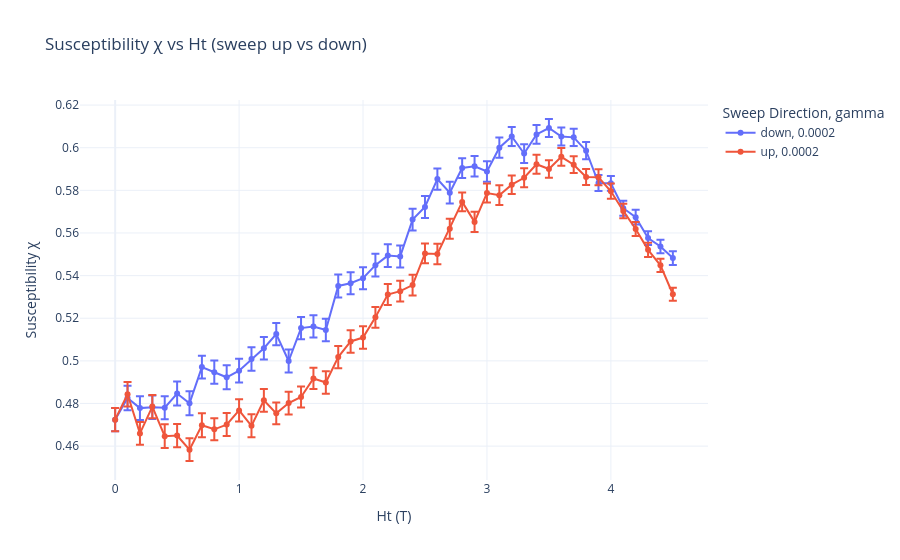

Source (notebook cell):
### Code cell
#Ref
import pandas as pd
import glob
import numpy as np
import plotly.express as px
path = '/Users/jiakai/Desktop/SURF/code/_spirit/'
n_cycles = 120


# Pattern to match all relevant CSV files
file_pattern = path + "Susceptibility_multi_gammas_10_*_per_gamma_20_anisotropy_0.7_gamma_0.0002_ref*.csv"

# List all matching files
csv_files = glob.glob(file_pattern)

# Print how many files were found
print(f"Found {len(csv_files)} files.")
repeats = len(csv_files)

for f in csv_files:
    print(f)

# Read and concatenate all files
df_all = pd.concat([pd.read_csv(f) for f in csv_files], ignore_index=True)

df_avg = (
        df_all.groupby(["gamma", "Ht", "direction"], as_index=False)
        .agg(
            chi_mean=("chi", "mean"),
            chi_std=("chi", lambda x: x.std(ddof=1) / np.sqrt(n_cycles*(repeats+1)))
        )
    )

fig_ref = px.line(
    df_avg,
    x="Ht",
    y="chi_mean",
    error_y="chi_std",
    color="direction",  # Different color for up/down
    line_dash="gamma",  # Optional: if you vary gamma too
    markers=True,
    labels={
        "Ht": "Ht (T)",
        "chi_mean": "Susceptibility χ",
        "direction": "Sweep Direction",
    },
    title="Susceptibility χ vs Ht (sweep up vs down)",
    template="plotly_white"
)

fig_ref.show()

### Figure 1 — Plotly figure (JSON) as saved in the notebook; plotly's stock layout.template omitted (floating-point values rounded to 4 significant figures)
{"data": [{"error_y": {"array": [0.005407, 0.005722, 0.005545, 0.005508, 0.005359, 0.005648, 0.005651, 0.005351, 0.005456, 0.005594, 0.005612, 0.005466, 0.005294, 0.005242, 0.005441, 0.005206, 0.005211, 0.005331, 0.005424, 0.005174, 0.005137, 0.005314, 0.005282, 0.005167, 0.005137, 0.005162, 0.004978, 0.005087, 0.004635, 0.004839, 0.004758, 0.004747, 0.004464, 0.004373, 0.004359, 0.004232, 0.004184, 0.004057, 0.004058, 0.00376, 0.003438, 0.003547, 0.003461, 0.003206, 0.003179, 0.003242]}, "hovertemplate": "Sweep Direction=down<br>gamma=0.0002<br>Ht (T)=%{x}<br>Susceptibility χ=%{y}<extra></extra>", "legendgroup": "down, 0.0002", "line": {"color": "#636efa", "dash": "solid"}, "marker": {"symbol": "circle"}, "mode": "lines+markers", "name": "down, 0.0002", "orientation": "v", "showlegend": true, "x": [0.0, 0.1, 0.2, 0.3, 0.4, 0.5, 0.6, 0.7, 0.8, 0.9, 1.0, 1.1, 1.2, 1.3, 1.4, 1.5, 1.6, 1.7, 1.8, 1.9, 2.0, 2.1, 2.2, 2.3, 2.4, 2.5, 2.6, 2.7, 2.8, 2.9, 3.0, 3.1, 3.2, 3.3, 3.4, 3.5, 3.6, 3.7, 3.8, 3.9, 4.0, 4.1, 4.2, 4.3, 4.4, 4.5], "xaxis": "x", "y": [0.4724, 0.4826, 0.4778, 0.4783, 0.478, 0.4847, 0.4801, 0.4971, 0.4947, 0.4923, 0.4954, 0.5009, 0.5059, 0.5126, 0.4999, 0.5154, 0.5161, 0.5145, 0.5352, 0.5364, 0.5388, 0.5449, 0.5494, 0.549, 0.5663, 0.5722, 0.5853, 0.5789, 0.5905, 0.5913, 0.5888, 0.6, 0.6053, 0.5972, 0.6062, 0.6092, 0.6053, 0.6049, 0.5986, 0.5834, 0.5833, 0.5716, 0.5674, 0.5576, 0.5537, 0.5482], "yaxis": "y", "type": "scatter"}, {"error_y": {"array": [0.005407, 0.005756, 0.005281, 0.005464, 0.005582, 0.005441, 0.005314, 0.005588, 0.005131, 0.005372, 0.005253, 0.005383, 0.005325, 0.005094, 0.005306, 0.004926, 0.004965, 0.005229, 0.005251, 0.005239, 0.005293, 0.004895, 0.004972, 0.004883, 0.004886, 0.004619, 0.004823, 0.004712, 0.004422, 0.004748, 0.004485, 0.004641, 0.004343, 0.004462, 0.004411, 0.004063, 0.004121, 0.003942, 0.003741, 0.003776, 0.003581, 0.003397, 0.003304, 0.003299, 0.003123, 0.003033]}, "hovertemplate": "Sweep Direction=up<br>gamma=0.0002<br>Ht (T)=%{x}<br>Susceptibility χ=%{y}<extra></extra>", "legendgroup": "up, 0.0002", "line": {"color": "#EF553B", "dash": "solid"}, "marker": {"symbol": "circle"}, "mode": "lines+markers", "name": "up, 0.0002", "orientation": "v", "showlegend": true, "x": [0.0, 0.1, 0.2, 0.3, 0.4, 0.5, 0.6, 0.7, 0.8, 0.9, 1.0, 1.1, 1.2, 1.3, 1.4, 1.5, 1.6, 1.7, 1.8, 1.9, 2.0, 2.1, 2.2, 2.3, 2.4, 2.5, 2.6, 2.7, 2.8, 2.9, 3.0, 3.1, 3.2, 3.3, 3.4, 3.5, 3.6, 3.7, 3.8, 3.9, 4.0, 4.1, 4.2, 4.3, 4.4, 4.5], "xaxis": "x", "y": [0.4724, 0.4843, 0.466, 0.4786, 0.4647, 0.4649, 0.4583, 0.4698, 0.4679, 0.4701, 0.4768, 0.4695, 0.4815, 0.4754, 0.4802, 0.4831, 0.4917, 0.4899, 0.5018, 0.5091, 0.5109, 0.5204, 0.5311, 0.5327, 0.5356, 0.5504, 0.5501, 0.562, 0.5746, 0.5652, 0.5787, 0.5777, 0.5827, 0.5859, 0.5922, 0.59, 0.5957, 0.592, 0.5863, 0.5861, 0.5796, 0.5704, 0.5619, 0.5521, 0.5448, 0.5312], "yaxis": "y", "type": "scatter"}], "layout": {"xaxis": {"anchor": "y", "domain": [0.0, 1.0], "title": {"text": "Ht (T)"}}, "yaxis": {"anchor": "x", "domain": [0.0, 1.0], "title": {"text": "Susceptibility χ"}}, "legend": {"title": {"text": "Sweep Direction, gamma"}, "tracegroupgap": 0}, "title": {"text": "Susceptibility χ vs Ht (sweep up vs down)"}}}
